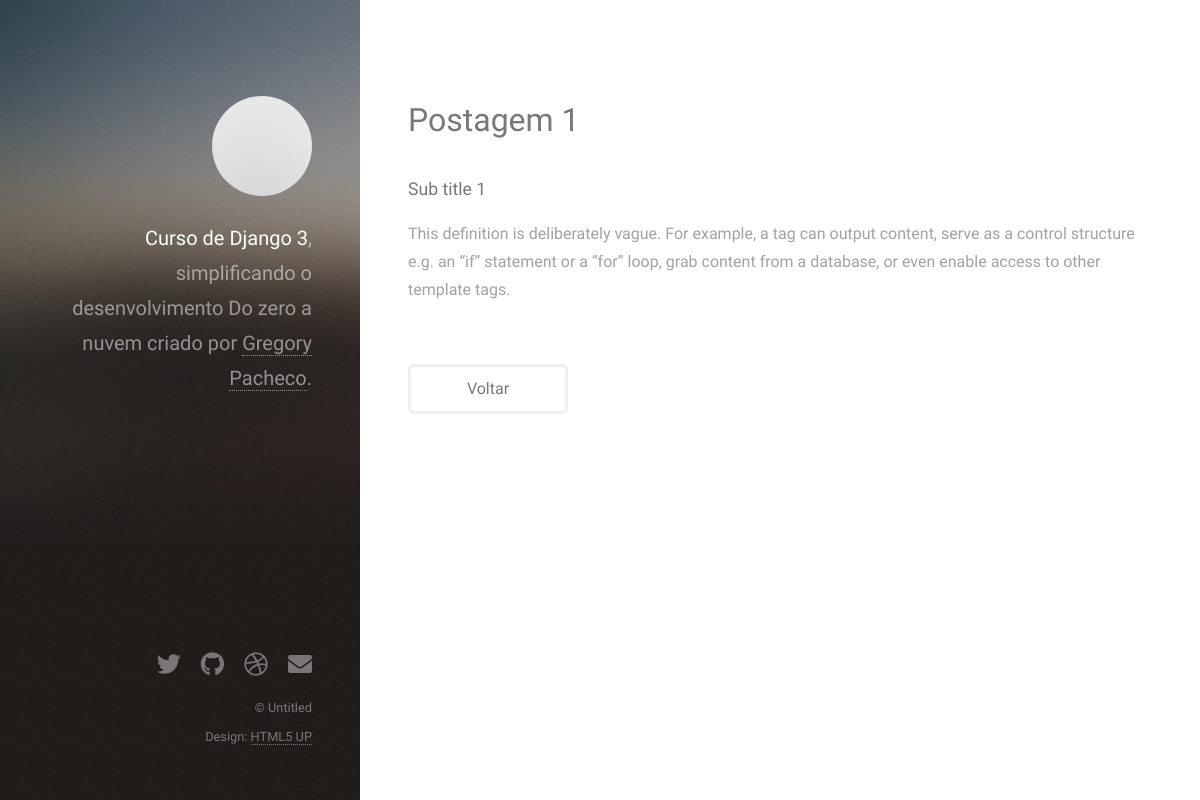
Screenshot of /blog/post/4/ with the database file from the repository.
### website/models.py (models this page shows, shortened)
class Post(models.Model):
    title = models.CharField(max_length=100)
    sub_title = models.CharField(max_length=200)
    content = models.TextField()
    categories = models.CharField(
        max_length=2,
        choices=Categorias.choices,
        default=Categorias.GR,
    )
    approved  = models.BooleanField(default=True)
    imagem = models.ImageField(upload_to='posts', null=True, blank=True)
    def full_name(self):
        return self.title + self.sub_title
    full_name.admin_order_field = 'title'

### website/views.py (the view)
# urls.py: path('post/<int:id>/', post_detail, name='post_detail')
def post_detail(request, id):
    post = Post.objects.get(id=id)
    return render(request, 'post_detail.html', {'post': post})

### website/templates/post_detail.html (shortened to what this page needs)
{% load static %}
<!DOCTYPE HTML>
<html>
	<head>
		<link rel="stylesheet" href="{% static 'assets/css/main.css' %}" />
	</head>
	<body class="is-preload">
			<header id="header">
				<div class="inner">
					<a href="#" class="image avatar"><img src="{% static 'images/avatar.jpg' %}" alt="" /></a>
					<h1><strong>Curso de Django 3</strong>, simplificando o desenvolvimento<br />
					Do zero a nuvem<br />
					criado por <a href="http://html5up.net">Gregory Pacheco</a>.</h1>
				</div>
			</header>
			<div id="main">
					<section id="one">
						<header class="major">
                            <h2>{{ post.title }} </h2>
                            <h4>{{ post.sub_title }} </h4>
						</header>
						<p>{{ post.content }}</p>
						<ul class="actions">
							<li><a href="#" class="button">Voltar</a></li>
						</ul>
					</section>
			</div>
			<footer id="footer">
				<div class="inner">
					<ul class="icons">
						<li><a href="#" class="icon brands fa-twitter"><span class="label">Twitter</span></a></li>
						<li><a href="#" class="icon brands fa-github"><span class="label">Github</span></a></li>
						<li><a href="#" class="icon brands fa-dribbble"><span class="label">Dribbble</span></a></li>
						<li><a href="#" class="icon solid fa-envelope"><span class="label">Email</span></a></li>
					</ul>
					<ul class="copyright">
						<li>&copy; Untitled</li><li>Design: <a href="http://html5up.net">HTML5 UP</a></li>
					</ul>
				</div>
			</footer>
	</body>
</html>

### rows the page displays
Post: title "Postagem 1", sub_title "Sub title 1", content "This definition is deliberately vague. For example, a tag can output content, serve as a control structure e.g. an “if” statement or a “for” loop, grab content from a database, or even enable access to other template tags."
